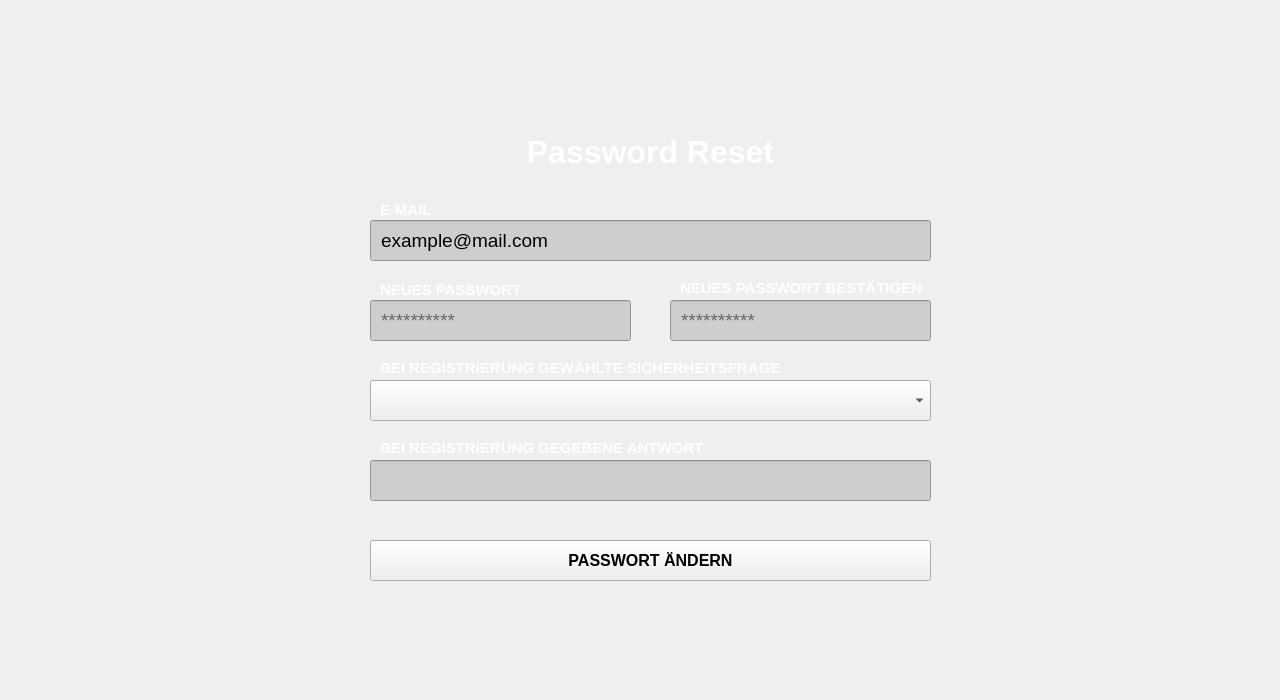
<?xml version="1.0" encoding="UTF-8"?>
<ui version="4.0">
 <class>pwReset</class>
 <widget class="QWidget" name="pwReset">
  <property name="geometry">
   <rect>
    <x>0</x>
    <y>0</y>
    <width>1280</width>
    <height>700</height>
   </rect>
  </property>
  <property name="windowTitle">
   <string>Form</string>
  </property>
  <property name="styleSheet">
   <string notr="true"/>
  </property>
  <widget class="QLabel" name="label">
   <property name="geometry">
    <rect>
     <x>445</x>
     <y>40</y>
     <width>401</width>
     <height>95</height>
    </rect>
   </property>
   <property name="text">
    <string/>
   </property>
   <property name="pixmap">
    <pixmap resource="../img/resources.qrc">:/logo/logo.png</pixmap>
   </property>
  </widget>
  <widget class="QLineEdit" name="pwr_mail">
   <property name="geometry">
    <rect>
     <x>370</x>
     <y>220</y>
     <width>561</width>
     <height>41</height>
    </rect>
   </property>
   <property name="font">
    <font>
     <pointsize>14</pointsize>
     <bold>false</bold>
    </font>
   </property>
   <property name="toolTip">
    <string>Deine E-Mailadresse</string>
   </property>
   <property name="styleSheet">
    <string notr="true">padding-left: 8px;
background-color: rgb(206, 206, 206);</string>
   </property>
   <property name="text">
    <string>example@mail.com</string>
   </property>
   <property name="placeholderText">
    <string>BENUTZERNAME</string>
   </property>
  </widget>
  <widget class="QLabel" name="pwr_mail_label">
   <property name="geometry">
    <rect>
     <x>380</x>
     <y>200</y>
     <width>521</width>
     <height>20</height>
    </rect>
   </property>
   <property name="font">
    <font>
     <pointsize>11</pointsize>
     <bold>true</bold>
    </font>
   </property>
   <property name="styleSheet">
    <string notr="true">color: rgb(255, 255, 255);</string>
   </property>
   <property name="text">
    <string>E-MAIL</string>
   </property>
  </widget>
  <widget class="QLabel" name="register_subtitle">
   <property name="geometry">
    <rect>
     <x>365</x>
     <y>126</y>
     <width>571</width>
     <height>51</height>
    </rect>
   </property>
   <property name="font">
    <font>
     <pointsize>24</pointsize>
     <bold>true</bold>
    </font>
   </property>
   <property name="styleSheet">
    <string notr="true">background-color: transparent;
color: rgb(255, 255, 255);</string>
   </property>
   <property name="text">
    <string>Password Reset</string>
   </property>
   <property name="alignment">
    <set>Qt::AlignmentFlag::AlignCenter</set>
   </property>
  </widget>
  <widget class="QPushButton" name="pwr_pButton">
   <property name="geometry">
    <rect>
     <x>370</x>
     <y>540</y>
     <width>561</width>
     <height>41</height>
    </rect>
   </property>
   <property name="font">
    <font>
     <pointsize>12</pointsize>
     <bold>true</bold>
    </font>
   </property>
   <property name="text">
    <string>PASSWORT ÄNDERN</string>
   </property>
  </widget>
  <widget class="QLabel" name="pwr_sec_answer_label">
   <property name="geometry">
    <rect>
     <x>380</x>
     <y>440</y>
     <width>521</width>
     <height>16</height>
    </rect>
   </property>
   <property name="font">
    <font>
     <pointsize>11</pointsize>
     <bold>true</bold>
    </font>
   </property>
   <property name="styleSheet">
    <string notr="true">color: rgb(255, 255, 255);</string>
   </property>
   <property name="text">
    <string>BEI REGISTRIERUNG GEGEBENE ANTWORT</string>
   </property>
  </widget>
  <widget class="QLabel" name="pwr_sec_question_label">
   <property name="geometry">
    <rect>
     <x>380</x>
     <y>360</y>
     <width>521</width>
     <height>16</height>
    </rect>
   </property>
   <property name="font">
    <font>
     <pointsize>11</pointsize>
     <bold>true</bold>
    </font>
   </property>
   <property name="styleSheet">
    <string notr="true">color: rgb(255, 255, 255);</string>
   </property>
   <property name="text">
    <string>BEI REGISTRIERUNG GEWÄHLTE SICHERHEITSFRAGE</string>
   </property>
  </widget>
  <widget class="QComboBox" name="pwr_sec_question">
   <property name="geometry">
    <rect>
     <x>370</x>
     <y>380</y>
     <width>561</width>
     <height>41</height>
    </rect>
   </property>
  </widget>
  <widget class="QLineEdit" name="pwr_sec_answer">
   <property name="geometry">
    <rect>
     <x>370</x>
     <y>460</y>
     <width>561</width>
     <height>41</height>
    </rect>
   </property>
   <property name="styleSheet">
    <string notr="true">padding-left: 8px;
background-color: rgb(206, 206, 206);</string>
   </property>
  </widget>
  <widget class="QLineEdit" name="pwr_password">
   <property name="geometry">
    <rect>
     <x>370</x>
     <y>300</y>
     <width>261</width>
     <height>41</height>
    </rect>
   </property>
   <property name="font">
    <font>
     <pointsize>14</pointsize>
     <bold>false</bold>
    </font>
   </property>
   <property name="toolTip">
    <string>Dein persönliches Passwort</string>
   </property>
   <property name="styleSheet">
    <string notr="true">padding-left: 8px;
background-color: rgb(206, 206, 206);</string>
   </property>
   <property name="text">
    <string/>
   </property>
   <property name="echoMode">
    <enum>QLineEdit::EchoMode::PasswordEchoOnEdit</enum>
   </property>
   <property name="placeholderText">
    <string>**********</string>
   </property>
  </widget>
  <widget class="QLabel" name="pwr_password_confirm_label">
   <property name="geometry">
    <rect>
     <x>680</x>
     <y>280</y>
     <width>241</width>
     <height>16</height>
    </rect>
   </property>
   <property name="font">
    <font>
     <pointsize>11</pointsize>
     <bold>true</bold>
    </font>
   </property>
   <property name="styleSheet">
    <string notr="true">color: rgb(255, 255, 255);</string>
   </property>
   <property name="text">
    <string>NEUES PASSWORT BESTÄTIGEN</string>
   </property>
  </widget>
  <widget class="QLabel" name="pwr_password_label">
   <property name="geometry">
    <rect>
     <x>380</x>
     <y>280</y>
     <width>251</width>
     <height>20</height>
    </rect>
   </property>
   <property name="font">
    <font>
     <pointsize>11</pointsize>
     <bold>true</bold>
    </font>
   </property>
   <property name="styleSheet">
    <string notr="true">color: rgb(255, 255, 255);</string>
   </property>
   <property name="text">
    <string>NEUES PASSWORT</string>
   </property>
  </widget>
  <widget class="QLineEdit" name="pwr_password_confirm">
   <property name="geometry">
    <rect>
     <x>670</x>
     <y>300</y>
     <width>261</width>
     <height>41</height>
    </rect>
   </property>
   <property name="font">
    <font>
     <pointsize>14</pointsize>
     <bold>false</bold>
    </font>
   </property>
   <property name="toolTip">
    <string>Dein persönliches Passwort</string>
   </property>
   <property name="styleSheet">
    <string notr="true">padding-left: 8px;
background-color: rgb(206, 206, 206);</string>
   </property>
   <property name="text">
    <string/>
   </property>
   <property name="echoMode">
    <enum>QLineEdit::EchoMode::PasswordEchoOnEdit</enum>
   </property>
   <property name="placeholderText">
    <string>**********</string>
   </property>
  </widget>
  <zorder>pwr_mail</zorder>
  <zorder>pwr_mail_label</zorder>
  <zorder>register_subtitle</zorder>
  <zorder>pwr_pButton</zorder>
  <zorder>label</zorder>
  <zorder>pwr_sec_answer_label</zorder>
  <zorder>pwr_sec_question_label</zorder>
  <zorder>pwr_sec_question</zorder>
  <zorder>pwr_sec_answer</zorder>
  <zorder>pwr_password</zorder>
  <zorder>pwr_password_confirm_label</zorder>
  <zorder>pwr_password_label</zorder>
  <zorder>pwr_password_confirm</zorder>
 </widget>
 <tabstops>
  <tabstop>pwr_mail</tabstop>
  <tabstop>pwr_password</tabstop>
  <tabstop>pwr_password_confirm</tabstop>
  <tabstop>pwr_sec_question</tabstop>
  <tabstop>pwr_sec_answer</tabstop>
  <tabstop>pwr_pButton</tabstop>
 </tabstops>
 <resources>
  <include location="../img/resources.qrc"/>
 </resources>
 <connections/>
</ui>
